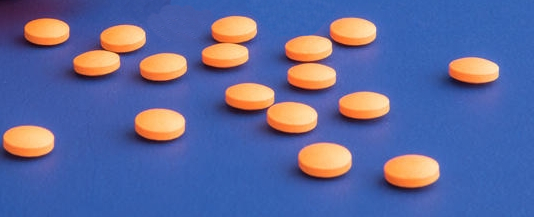
#> input picture imagerecognition/imagenes/pills2.jpg, 534 x 217 px, found by its file name
$ python watershed2.py   (older library calls are emulated)
#> lines starting #> are read from the running program, lines starting #| are printed output that depends on the picture; after the words box and inside, x2 and y2 are one past the last pixel; in counts of white or black regions, pixels touching at a corner belong together
# USAGE
# python watershed.py --image images/coins_01.png

# import the necessary packages
from skimage.feature import peak_local_max
from skimage.morphology import watershed
from scipy import ndimage
import numpy as np
import argparse
import cv2

# construct the argument parse and parse the arguments
#ap = argparse.ArgumentParser()
#ap.add_argument("-i", "--image", required=True,
#	help="path to input image")
#args = vars(ap.parse_args())


# Imagen
original = cv2.imread('/home/paesav/PAET2019/PillDora/imagerecognition/imagenes/pills2.jpg')
#> original is the input picture: shape (217, 534, 3); mean B, G, R 155.6, 104.6, 94.3

# Escala de grises
grises = cv2.cvtColor(original, cv2.COLOR_BGR2GRAY)

# Suavizado Gaussiano
gauss = cv2.GaussianBlur(grises, (17,17), 0)
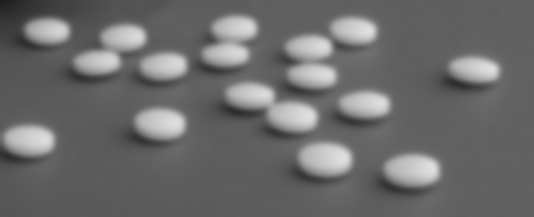
#> gauss: shape (217, 534); min 29, max 223, mean 107.3

# Deteccion de bordes
canny = cv2.Canny(gauss, 70, 150)
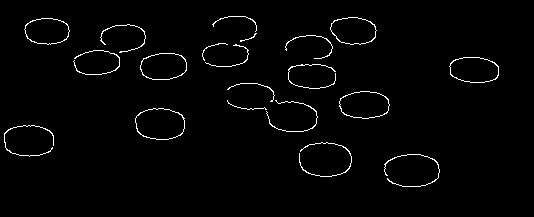
#> canny: shape (217, 534); 1.8% white in thin lines or dots, all inside (x1, y1, x2, y2) = (4, 16, 499, 187)

# Buscamos contornos
contours, image = cv2.findContours(canny.copy(), cv2.RETR_EXTERNAL, cv2.CHAIN_APPROX_SIMPLE)
#> contours = 20 contours, 12 with area under 20; largest, box (x1, y1, x2, y2) and area: (135, 108, 185, 140) 1247, (339, 91, 390, 119) 1077, (449, 57, 499, 83) 1010, (140, 53, 187, 80) 996, (330, 17, 377, 45) 969, (24, 18, 70, 45) 922, (384, 154, 440, 187) 22, (299, 142, 352, 177) 22; image = 20 rows, first 6: [1, -1, -1, -1], [2, 0, -1, -1], [3, 1, -1, -1], [4, 2, -1, -1], [5, 3, -1, -1], [6, 4, -1, -1]

cv2.drawContours(original,contours,-1,(0,0,0), 3)
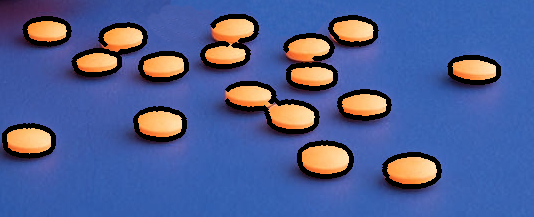
#> original: shape (217, 534, 3); 8.2% of pixels changed, all inside (x1, y1, x2, y2) = (2, 14, 501, 189)
#cv2.imshow("contornos", original)

# load the image and perform pyramid mean shift filtering
# to aid the thresholding step
image = original
shifted = cv2.pyrMeanShiftFiltering(image, 21, 80)
cv2.imshow("Input", image)

# convert the mean shift image to grayscale, then apply
# Otsu's thresholding

gray = cv2.cvtColor(shifted, cv2.COLOR_BGR2GRAY)
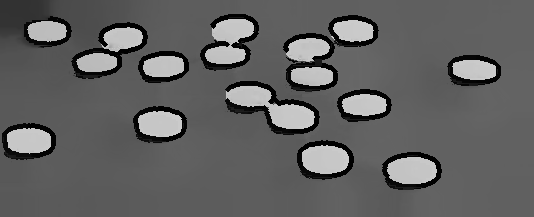
#> gray: shape (217, 534); min 0, max 203, mean 97.1
thresh = cv2.threshold(gray, 0, 255,
	cv2.THRESH_BINARY | cv2.THRESH_OTSU)[1]
#> thresh: shape (217, 534); 11.8% white; 16 white regions (1 under 20 px), largest, box (x1, y1, x2, y2) and area: (226, 86, 315, 129) 1710, (205, 19, 254, 64) 1380, (302, 145, 349, 174) 1114

#MEDIDA PA CAMBIAR DE COLOR SI SE DETECTAN POCOS NEGROS (pastillas negras y fondo blanco)
height, width = thresh.shape
#> height = 217; width = 534
if cv2.countNonZero(thresh) > height*width/2:
	thresh = cv2.bitwise_not(thresh)

cv2.imshow("Thresh", thresh)

# compute the exact Euclidean distance from every binary
# pixel to the nearest zero pixel, then find peaks in this
# distance map
D = ndimage.distance_transform_edt(thresh)
localMax = peak_local_max(D, indices=False, min_distance=20,
	labels=thresh)
#> localMax: shape (217, 534) bool; 0.01% white in thin lines or dots, all inside (x1, y1, x2, y2) = (24, 30, 469, 171)

# perform a connected component analysis on the local peaks,
# using 8-connectivity, then appy the Watershed algorithm
markers = ndimage.label(localMax, structure=np.ones((3, 3)))[0]
#> markers: shape (217, 534) int32; 18 distinct labels, from 0 to 17
labels = watershed(-D, markers, mask=thresh)
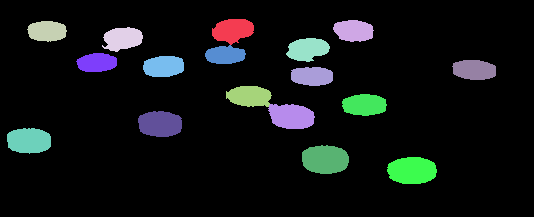
#> labels: shape (217, 534) int32; 18 distinct labels, from 0 to 17; one colour per label, 0 black
print("Se han detectado {} pastillas".format(len(np.unique(labels)) - 1))
#| Se han detectado 17 pastillas

# loop over the unique labels returned by the Watershed
# algorithm
for label in np.unique(labels):
	# if the label is zero, we are examining the 'background'
	# so simply ignore it
	if label == 0:
		continue

	# otherwise, allocate memory for the label region and draw
	# it on the mask
	mask = np.zeros(gray.shape, dtype="uint8")
	mask[labels == label] = 255

	# detect contours in the mask and grab the largest one
	cnts = cv2.findContours(mask.copy(), cv2.RETR_EXTERNAL,
		cv2.CHAIN_APPROX_SIMPLE)[-2]
	c = max(cnts, key=cv2.contourArea)

	# draw a circle enclosing the object
	((x, y), r) = cv2.minEnclosingCircle(c)
	cv2.circle(image, (int(x), int(y)), int(r), (0, 255, 0), 2)
	cv2.putText(image, "#{}".format(label), (int(x) - 10, int(y)),
		cv2.FONT_HERSHEY_SIMPLEX, 0.6, (0, 0, 255), 2)
#> this loop made 18 passes
#> (x, y, r) on passes 2 to 13: (232.5, 30, 21.1), (352.8, 30.69, 20.18), (46.5, 30, 19.53), (121.9, 40.04, 20.75), (307.5, 50, 21.87), (225, 54.5, 20.06), (96.15, 61.5, 20.16), (163.1, 66, 20.31), (473.5, 70.5, 21.97), (311.5, 75, 21.1), (248.3, 94.73, 22.66), (364, 103.5, 22.1)
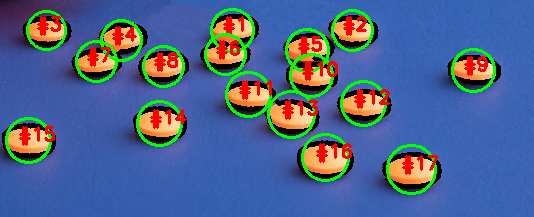
#> image: shape (217, 534, 3); 9.36% of pixels changed, all inside (x1, y1, x2, y2) = (5, 8, 496, 195)
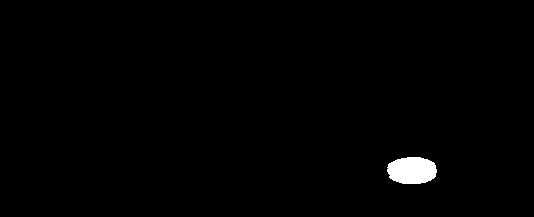
#> mask: shape (217, 534); 0.95% white; 1 white region, box (x1, y1, x2, y2) and area: (387, 157, 437, 184) 1104

# show the output image
cv2.imshow("Output", image)
cv2.waitKey(0)
